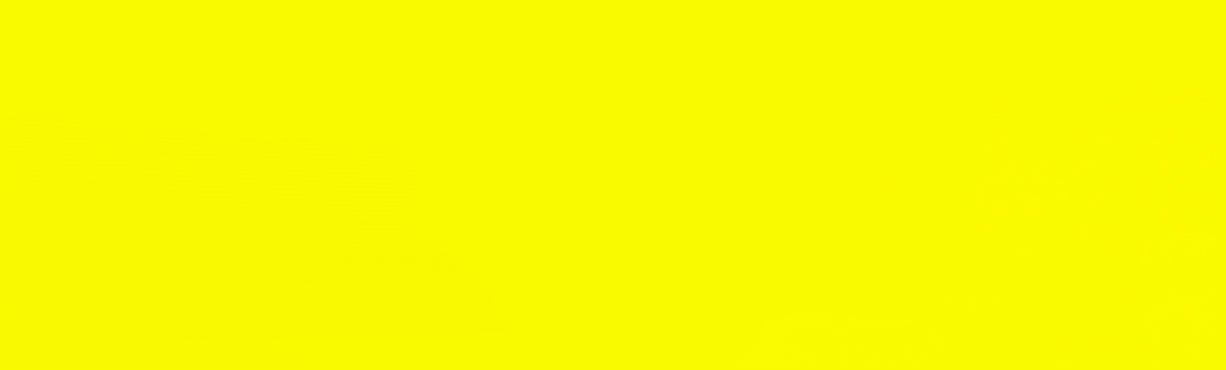
#> input picture data/GT_OF/000157_10.png, 1226 x 370 px
$ python visutils.py
#> lines starting #> are read from the running program, lines starting #| are printed output that depends on the picture; after the words box and inside, x2 and y2 are one past the last pixel; in counts of white or black regions, pixels touching at a corner belong together
import cv2
import numpy as np
import matplotlib.pyplot as plt
from mpl_toolkits.mplot3d import Axes3D
from matplotlib import cm

def read_flow(path:str):
    """

    I went crazy with the flow format.
        Credits: https://github.com/mcv-m6-video/mcv-m6-2021-team1/blob/main/week1/task_04_flow.ipynb
    Used for the quiver plot; the other one is more low level then has no problems.

    Optical flow maps are saved as 3-channel uint16 PNG images: The first channel
    contains the u-component, the second channel the v-component and the third
    channel denotes if a valid ground truth optical flow value exists for that
    pixel (1 if true, 0 otherwise)
    """
    # cv2 flips the order of reading channels
    img = cv2.imread(path, cv2.IMREAD_UNCHANGED).astype(np.double)

    # valid channel
    valid = img[:,:,0]

    # get flow vectors
    u_flow = (img[:,:,2] - 2**15)/64
    v_flow = (img[:,:,1] - 2**15)/64

    # remove invalid flow values
    u_flow[valid == 0] = 0
    v_flow[valid == 0] = 0

    # return image in correct order
    return np.dstack((u_flow, v_flow, valid))


def plot_optical_flow_hsv(path, normalize = 1, hide_unlabeled = 1, use_whole_range = 0, value = 1, onlyphase = False, onlymagnitude = False):

#> called with path = '../data/GT_OF/000157_10.png', normalize = 1, hide_unlabeled = 1, use_whole_range = 0, value = 1, onlyphase = False, onlymagnitude = False
    assert (not onlyphase or not onlymagnitude) or (onlymagnitude != onlyphase), 'Do you want phase or magnitude??'

    ###### FOR FUTURE STUDENTS ######
    # channel 3: i component.       #
    # channel 1: j component.       #
    # channel 0: labeled (binary)   #
    #                               #
    # no problem                    #
    # main idea for this plot       #
    #                               #
    #  We have:                     #
    #     1. direction data         #
    #     3. modulus data           #
    #  We will impose an HSV mask   #
    #    direction: H   (arctan(b/a))/360
    #    modulus: S                 #
    #                               #
    #################################

    image = cv2.imread(path, cv2.IMREAD_UNCHANGED).astype(np.double)
    image, labeled = image[:, :, 1:], image[:, :, 0] # v u
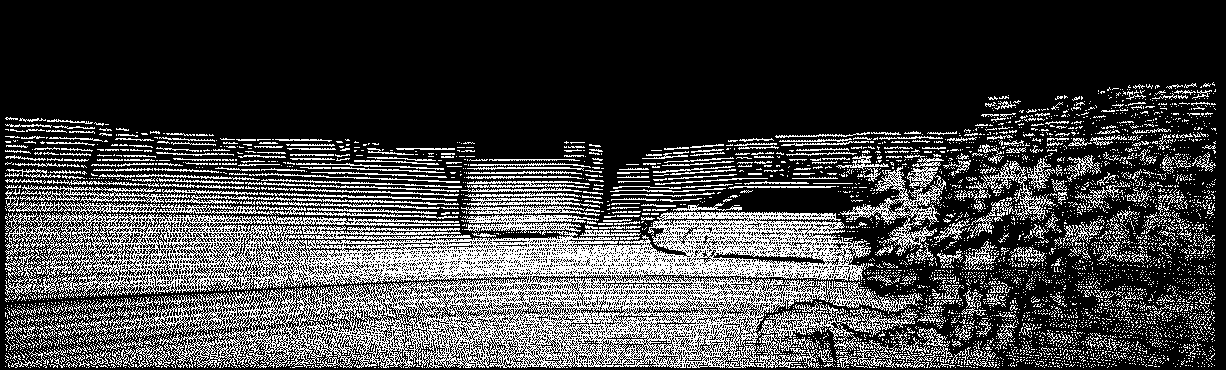
#> labeled: shape (370, 1226) float64; values 0 (black) and 1 (white), 25.7% white in thin lines or dots, all inside (x1, y1, x2, y2) = (5, 82, 1217, 368)

    phase = np.rad2deg(np.arctan(image[:, :, 1] / image[:, :, 0])) / 360
    magnitude = (image[:, :, 1] ** 2  + image[:, :, 0] ** 2) ** .5

    norm = lambda x: (1 + ((x - x.mean()) / x.std())) / 2
    standarize = lambda x: (x - x.min()) / (x.max() - x.min())
    if normalize:

        phase = np.clip(norm(phase), 0, 1)
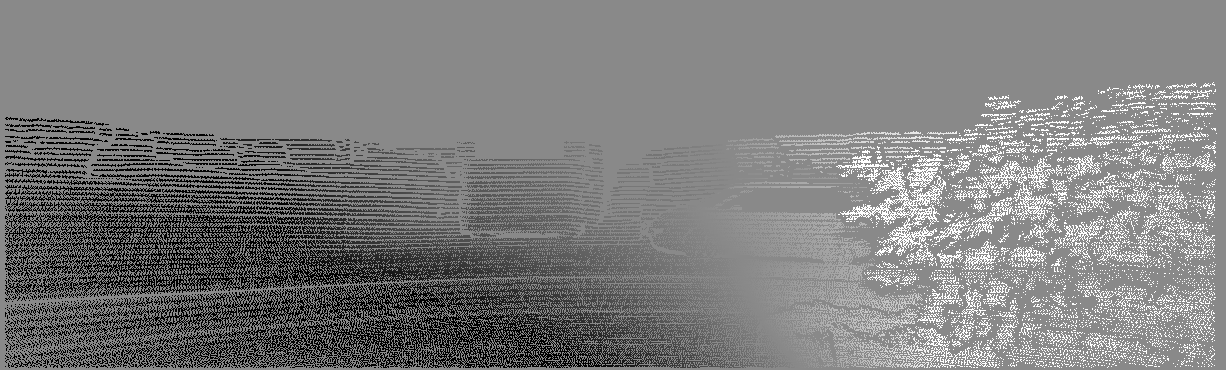
#> phase: shape (370, 1226) float64; min 0, max 1, mean 0.495
        magnitude = np.clip(norm(magnitude), 0, 1)

    else:

        phase = standarize(phase)
        magnitude = standarize(magnitude)

    if use_whole_range:
        phase = cv2.equalizeHist((255 * phase).astype(np.uint8)) / 255

    hsv = np.stack([phase, magnitude, np.ones_like(phase) * value]).transpose(1, 2, 0).astype(np.float32)

    if onlymagnitude: hsv[:, :, 0] = .5
    elif onlyphase: hsv[:, :, 1:] = 1
    hsv[:, :, 0] *= 179
    hsv[:, :, 1:] *= 255
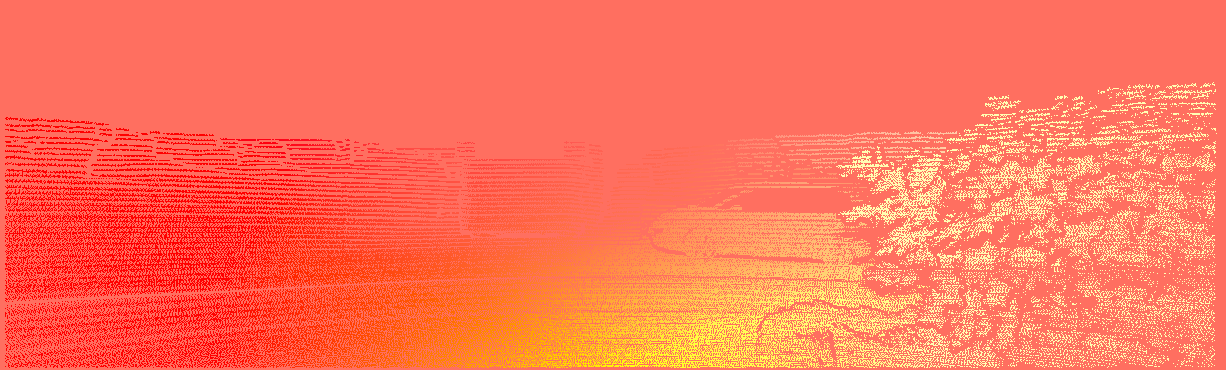
#> hsv: shape (370, 1226, 3) float32; mean of channels 0, 1, 2 88.7, 115.5, 255; drawn as B, G, R

    rgb = cv2.cvtColor(hsv.astype(np.uint8), cv2.COLOR_HSV2RGB)
    if hide_unlabeled: rgb = rgb * labeled.astype(np.uint8)[:, :, None]
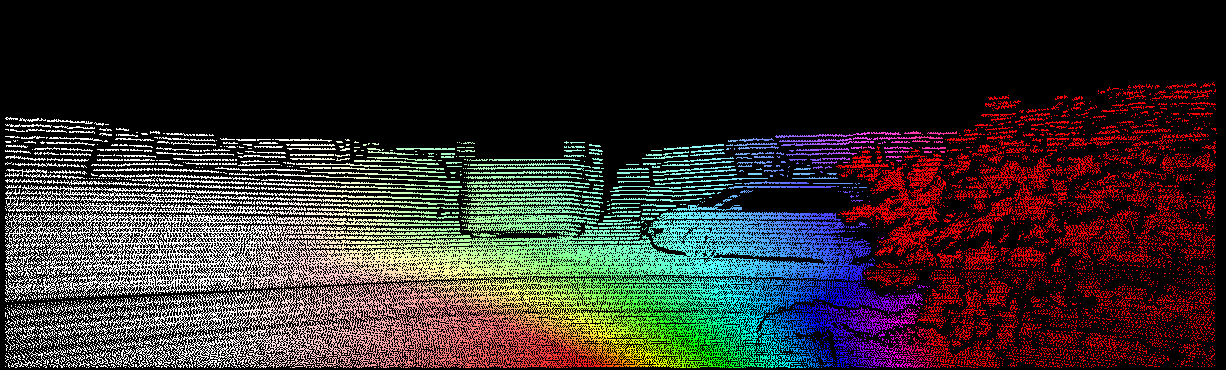
#> rgb: shape (370, 1226, 3); mean R, G, B 52, 45.7, 43.4

    plt.imshow(rgb)
    plt.axis('off')
    plt.savefig('out3.png')

    return None

def plot_optical_flow_quiver(path, original_image_path = None, step = 30, scale = 0.05, flow_with_camera = False):
#> called with path = '../data/GT_OF/000157_10.png', original_image_path = '../data/OR_IMG/157.png', step = 30, scale = 0.05, flow_with_camera = False
    ofimg = read_flow(path)
#> in read_flow, `v_flow = (img[:,:,1] - 2**15)/64`:
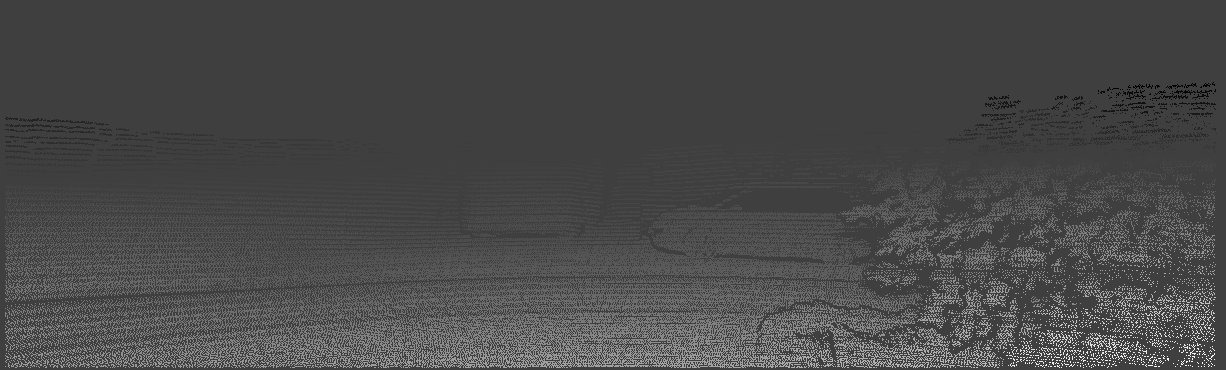
#> v_flow: shape (370, 1226) float64; min -1.22, max 3.7, mean 0.192; drawn with min black and max white
#> in read_flow, `return np.dstack((u_flow, v_flow, valid))`:
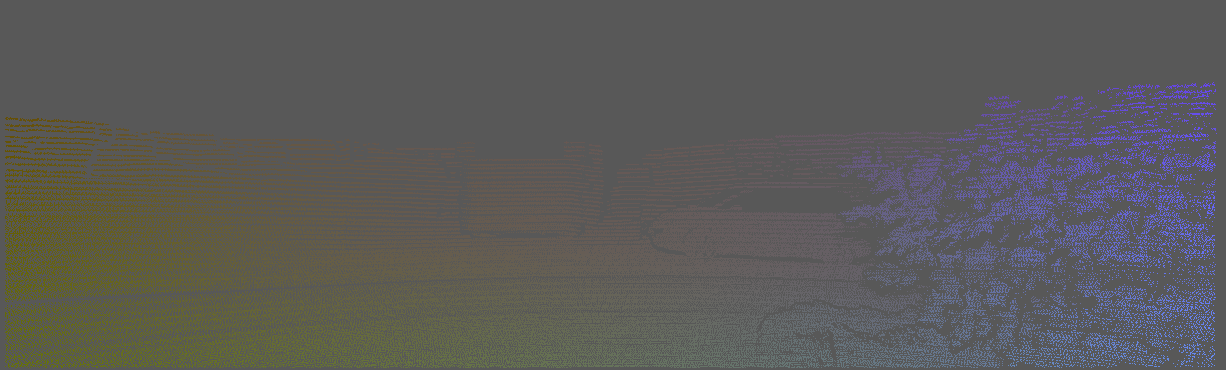
#> returned value: shape (370, 1226, 3) float64; mean of channels 0, 1, 2 0.0564, 0.192, 0.257; drawn with min black and max white
    magnitude = np.hypot(ofimg[:, :, 0], ofimg[:, :, 1])
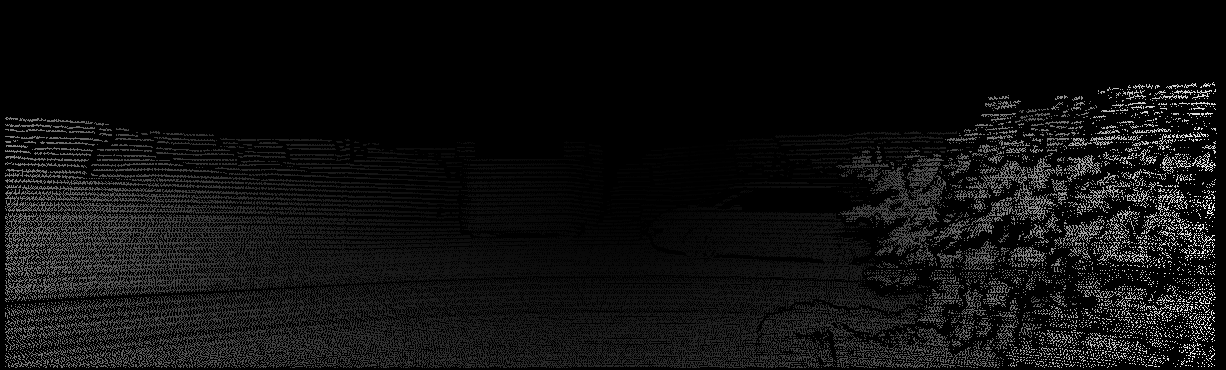
#> magnitude: shape (370, 1226) float64; min 0, max 11.77, mean 0.72; drawn with min black and max white
    if flow_with_camera: ofimg *= -1

    x, y = np.meshgrid(np.arange(0, magnitude.shape[1]), np.arange(0, magnitude.shape[0]))
    plt.quiver(x[::step, ::step], y[::step, ::step], ofimg[::step, ::step, 0], ofimg[::step, ::step, 1], magnitude[::step, ::step], scale_units='xy', angles='xy', scale=scale)

    if not original_image_path is None:
#> (the run stopped early here; a loop or call above may not have finished)

$ run again, with data/GT_OF/000045_10.png copied over data/GT_OF/000157_10.png
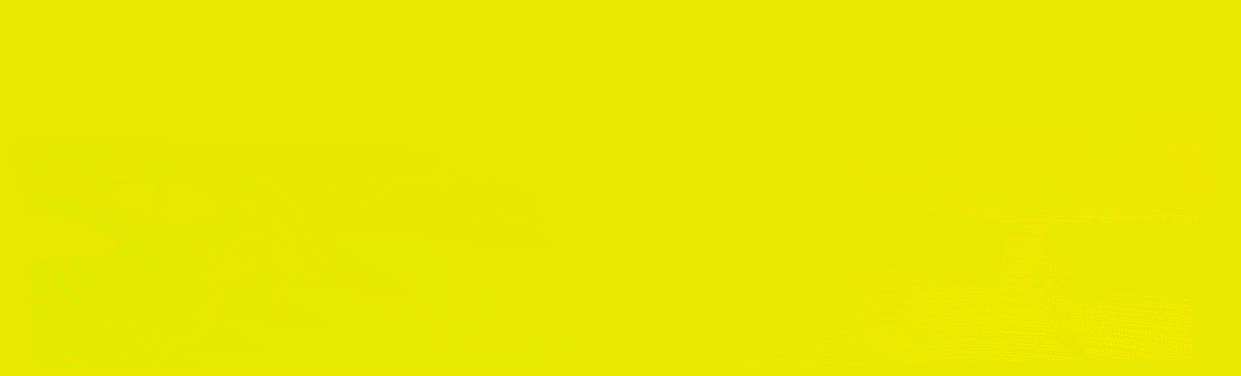
#> input picture data/GT_OF/000045_10.png, 1241 x 376 px
#> in plot_optical_flow_hsv, `image, labeled = image[:, :, 1:], image[:, :, 0]`:
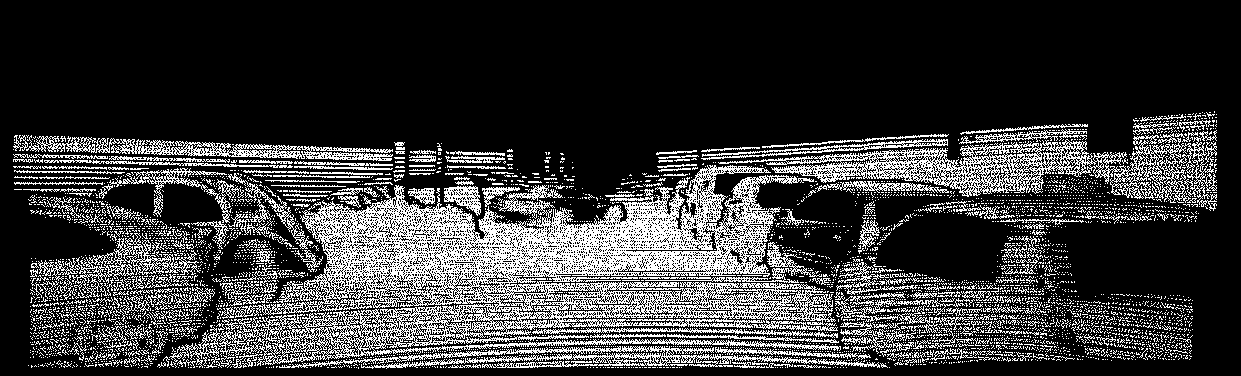
#> labeled: shape (376, 1241) float64; values 0 (black) and 1 (white), 22.4% white in thin lines or dots, all inside (x1, y1, x2, y2) = (13, 111, 1217, 369)
#> in plot_optical_flow_quiver, `magnitude = np.hypot(ofimg[:, :, 0], ofimg[:, :, 1])`:
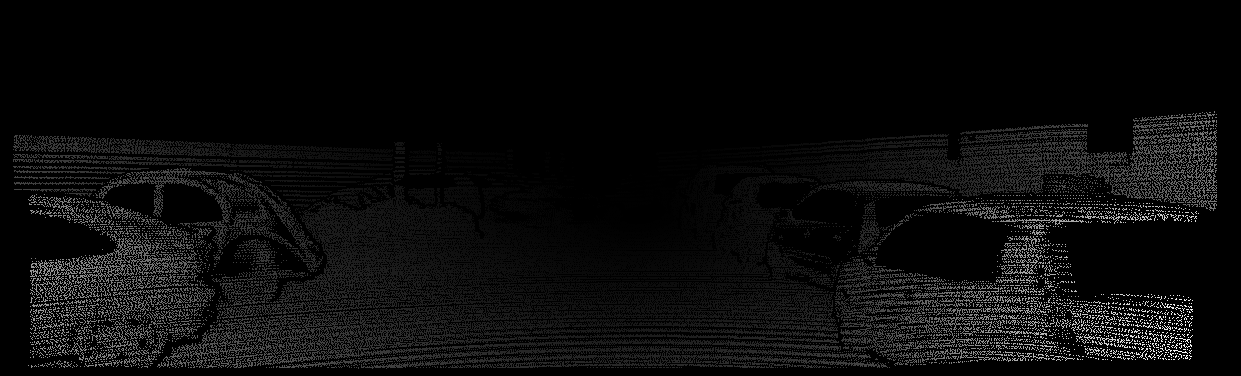
#> magnitude: shape (376, 1241) float64; min 0, max 51.94, mean 2.4; drawn with min black and max white
